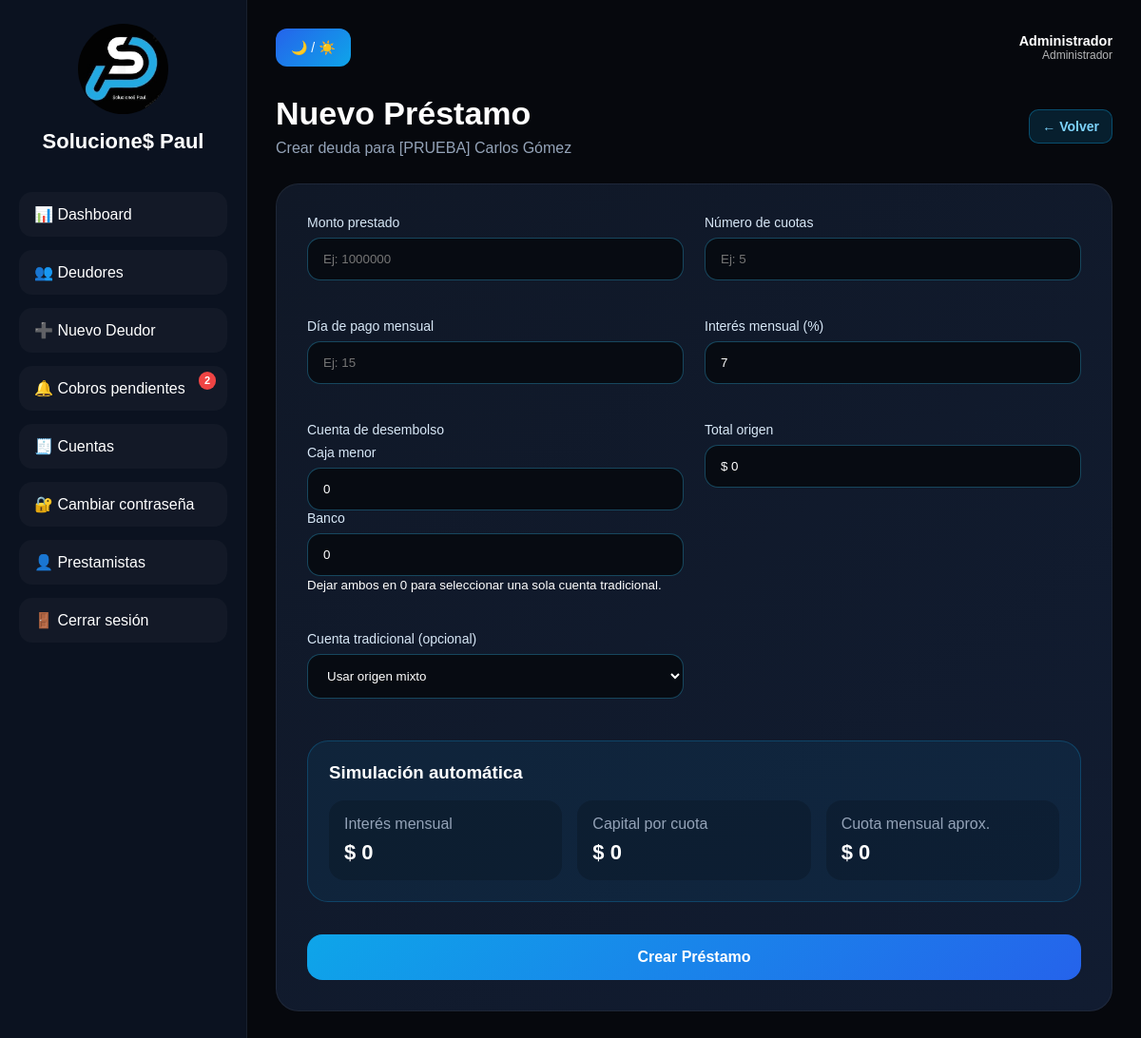
The app's page /prestamo/nuevo/2 (signed in) with its own data.
### models.py (models this page shows)
class Usuario(db.Model, UserMixin):
    __tablename__ = "usuarios"
    id = db.Column(db.Integer, primary_key=True)
    nombre = db.Column(db.String(100), nullable=False)
    usuario = db.Column(db.String(80), unique=True, nullable=False)
    password_hash = db.Column(db.String(255), nullable=False)
    rol = db.Column(db.String(20), nullable=False, default="prestamista")
    activo = db.Column(db.Boolean, nullable=False, default=True)
    creado_en = db.Column(db.DateTime, default=datetime.utcnow)
    deudores = db.relationship("Deudor", backref="propietario", lazy=True)
    cuentas = db.relationship("CuentaContable", backref="propietario", lazy=True)
    @property
    def es_admin(self):
        return self.rol == "admin"
    @property
    def is_active(self):
        return self.activo

class Deudor(db.Model):
    __tablename__ = "deudores"
    id = db.Column(db.Integer, primary_key=True)
    usuario_id = db.Column(db.Integer, db.ForeignKey("usuarios.id"), nullable=True, index=True)
    nombre = db.Column(db.String(150), nullable=True)
    cedula = db.Column(db.String(50), unique=True, nullable=True)
    telefono = db.Column(db.String(50), nullable=True)
    direccion = db.Column(db.String(200))
    correo = db.Column(db.String(120))
    referencia = db.Column(db.String(150))
    nota = db.Column(db.Text)
    creado_en = db.Column(db.DateTime, default=datetime.utcnow)
    prestamos = db.relationship(
        "Prestamo",
        backref="deudor",
        lazy=True,
        cascade="all, delete-orphan"
    )

### app.py (the view, shortened to what this page needs)
@app.route("/prestamo/nuevo/<int:deudor_id>", methods=["GET", "POST"])
@login_required
def nuevo_prestamo(deudor_id):
    deudor = deudor_visible_o_404(deudor_id)
    propietario = deudor.propietario
    cuentas = obtener_cuentas_contables(propietario)
    return render_template("nuevo_prestamo.html", deudor=deudor, cuentas=cuentas)

### app.py (called while the page is built)
def csrf_token():
    if "_csrf_token" not in session:
        session["_csrf_token"] = secrets.token_urlsafe(32)
    return session["_csrf_token"]

@app.before_request
def validar_csrf():
    if app.config.get("TESTING"):
        return
    if request.method in ("POST", "PUT", "PATCH", "DELETE"):
        esperado = session.get("_csrf_token", "")
        recibido = request.form.get("csrf_token", "") or request.headers.get("X-CSRF-Token", "")
        if not esperado or not hmac.compare_digest(esperado, recibido):
            abort(400, description="La sesión del formulario venció. Recarga la página e inténtalo nuevamente.")

@app.after_request
def agregar_cabeceras_seguridad(response):
    response.headers["X-Content-Type-Options"] = "nosniff"
    response.headers["X-Frame-Options"] = "DENY"
    response.headers["Referrer-Policy"] = "strict-origin-when-cross-origin"
    response.headers["Permissions-Policy"] = "camera=(), microphone=(), geolocation=()"
    if app.config["SESSION_COOKIE_SECURE"]:
        response.headers["Strict-Transport-Security"] = "max-age=31536000; includeSubDomains"
    return response

@login_manager.user_loader
def load_user(user_id):
    return Usuario.query.get(int(user_id))

def deudor_visible_o_404(deudor_id):
    query = Deudor.query.filter_by(id=deudor_id)
    if not current_user.es_admin:
        query = query.filter_by(usuario_id=current_user.id)
    return query.first_or_404()

def obtener_cuotas_urgentes():
    hoy = date.today()
    manana = hoy + timedelta(days=1)
    query = Cuota.query.join(Prestamo).join(Deudor)
    if not current_user.es_admin:
        query = query.filter(Deudor.usuario_id == current_user.id)
    cuotas_urgentes = query.filter(
        Cuota.estado.notin_(["pagada"]),
        (
            (Cuota.fecha_vencimiento == manana) |
            (Cuota.fecha_vencimiento == hoy) |
            (Cuota.fecha_vencimiento < hoy)
        )
    ).all()
    return hoy, manana, cuotas_urgentes

@app.context_processor
def inject_notificaciones_count():
    if current_user.is_authenticated:
        _, _, cuotas_urgentes = obtener_cuotas_urgentes()
        return {"notificaciones_count": len(cuotas_urgentes)}
    return {"notificaciones_count": 0}

@app.before_request
def preparar_base_de_datos():
    global _esquema_preparado
    if not _esquema_preparado:
        asegurar_esquema()
        crear_admin()
        asignar_datos_existentes_al_admin()
        _esquema_preparado = True

### templates/nuevo_prestamo.html (shortened to what this page needs)
{% extends "base.html" %}
{% block content %}
<section class="page-section">
    <div class="page-header">
        <div>
            <h1>{% if prestamo %}Editar Préstamo{% else %}Nuevo Préstamo{% endif %}</h1>
            <p>{% if prestamo %}Actualiza el préstamo de {{ deudor.nombre }}{% else %}Crear deuda para {{ deudor.nombre }}{% endif %}</p>
        </div>
        <a href="{{ url_for('detalle_deudor', deudor_id=deudor.id) }}" class="btn-small">
            ← Volver
        </a>
    </div>
    <div class="form-card">
        <form method="POST" {% if prestamo %}action="{{ url_for('editar_prestamo', prestamo_id=prestamo.id) }}"{% endif %}>
            <div class="form-grid">
                <div class="form-group">
                    <label>Monto prestado</label>
                    <input type="number" name="monto" id="monto" placeholder="Ej: 1000000" value="{{ prestamo.monto if prestamo else '' }}" required>
                </div>
                <div class="form-group">
                    <label>Número de cuotas</label>
                    <input type="number" name="numero_cuotas" id="numero_cuotas" placeholder="Ej: 5" value="{{ prestamo.numero_cuotas if prestamo else '' }}" required>
                </div>
                <div class="form-group">
                    <label>Día de pago mensual</label>
                    <input type="number" name="dia_pago" min="1" max="31" placeholder="Ej: 15" value="{{ prestamo.dia_pago if prestamo else '' }}" required>
                </div>
                <div class="form-group">
                    <label>Interés mensual (%)</label>
                    <input
                        type="number"
                        name="interes_mensual"
                        id="interes_mensual"
                        placeholder="Ej: 7"
                        min="0"
                        max="100"
                        step="0.1"
                        value="{{ prestamo.interes_mensual if prestamo else 7 }}"
                        required
                    >
                </div>
                <div class="form-group">
                    <label>Cuenta de desembolso</label>
                    <div class="split-origins">
                        <div>
                            <label>Caja menor</label>
                            <input type="number" name="monto_caja_menor" id="monto_caja_menor" step="0.01" min="0" placeholder="0" value="0">
                        </div>
                        <div>
                            <label>Banco</label>
                            <input type="number" name="monto_banco" id="monto_banco" step="0.01" min="0" placeholder="0" value="0">
                        </div>
                    </div>
                    <small>Dejar ambos en 0 para seleccionar una sola cuenta tradicional.</small>
                </div>
                <div class="form-group">
                    <label>Total origen</label>
                    <input type="text" id="total_origen" readonly value="$0">
                </div>
                <div class="form-group">
                    <label>Cuenta tradicional (opcional)</label>
                    <select name="cuenta_desembolso" id="cuenta_desembolso">
                        <option value="">Usar origen mixto</option>
                    </select>
                </div>
            </div>
            <div class="simulator-card">
                <h3>Simulación automática</h3>
                <div class="simulator-grid">
                    <div>
                        <span>Interés mensual</span>
                        <strong id="interes_preview">$0</strong>
                    </div>
                    <div>
                        <span>Capital por cuota</span>
                        <strong id="capital_preview">$0</strong>
                    </div>
                    <div>
                        <span>Cuota mensual aprox.</span>
                        <strong id="cuota_preview">$0</strong>
                    </div>
                </div>
            </div>
            <button type="submit" class="btn-primary">
                {% if prestamo %}Actualizar Préstamo{% else %}Crear Préstamo{% endif %}
            </button>
        </form>
    </div>
</section>
{% endblock %}

### templates/base.html (shortened to what this page needs)
<!DOCTYPE html>
<html lang="es">
<head>
    <link rel="stylesheet" href="{{ url_for('static', filename='css/estilos.css') }}">
</head>
<body class="dark-mode">
    <div class="app-container">
        <aside class="sidebar">
            <div class="logo-area">
                <img src="{{ url_for('static', filename='img/logo.jpeg') }}" alt="Logo">
                <h2>Solucione$ Paul</h2>
            </div>
            <nav class="menu">
                <a href="{{ url_for('dashboard') }}" data-label="Dashboard">
                    📊 Dashboard
                </a>
                <a href="{{ url_for('deudores') }}" data-label="Deudores">
                    👥 Deudores
                </a>
                <a href="{{ url_for('nuevo_deudor') }}" data-label="Nuevo Deudor">
                    ➕ Nuevo Deudor
                </a>
                <a href="{{ url_for('notificaciones') }}" data-label="Notificaciones" class="nav-notif">
                    🔔 Cobros pendientes
                    {% if notificaciones_count > 0 %}
                        <span class="notif-badge">{{ notificaciones_count }}</span>
                    {% endif %}
                </a>
                <a href="{{ url_for('cuentas') }}" data-label="Cuentas">
                    🧾 Cuentas
                </a>
                <a href="{{ url_for('seguridad_perfil') }}" data-label="Seguridad">
                    🔐 Cambiar contraseña
                </a>
                {% if current_user.es_admin %}
                <a href="{{ url_for('prestamistas') }}" data-label="Prestamistas">
                    👤 Prestamistas
                </a>
                {% endif %}
                <form method="POST" action="{{ url_for('logout') }}" class="logout-form">
                    <button type="submit" data-label="Cerrar sesión">🚪 Cerrar sesión</button>
                </form>
            </nav>
        </aside>
        <main class="main-content">
            <header class="topbar">
                <button id="theme-toggle">
                    🌙 / ☀️
                </button>
                <div class="session-user">
                    <strong>{{ current_user.nombre }}</strong>
                    <span>{{ "Administrador" if current_user.es_admin else "Prestamista" }}</span>
                </div>
            </header>
            {% block content %}
            {% endblock %}
        </main>
    </div>
</body>
</html>

### static/css/estilos.css (style rules this page uses)
* { margin: 0; padding: 0; box-sizing: border-box; }
body { font-family: Arial, Helvetica, sans-serif; }
.session-user { margin-left: auto; display: flex; flex-direction: column; text-align: right; font-size: .9rem; }
.session-user span { opacity: .7; font-size: .75rem; }
.logout-form { margin: 0; }
.menu .logout-form button { width: 100%; border: 0; cursor: pointer; text-align: left; font: inherit; }
.dark-mode { background: #06080d; color: #ffffff; }
.form-group { text-align: left; margin-bottom: 18px; }
.form-group label { display: block; margin-bottom: 8px; color: #d8e8f7; font-size: 14px; }
.form-group input, .form-group textarea, .form-group select { width: 100%; padding: 14px 16px; border-radius: 14px; border: 1px solid rgba(52, 183, 235, 0.35); background: #070b12; color: #fff; outline: none; }
.btn-primary { width: 100%; border: none; padding: 15px 18px; border-radius: 16px; background: linear-gradient(135deg, #0ea5e9, #2563eb); color: white; font-weight: 700; cursor: pointer; font-size: 16px; margin-top: 8px; }
.app-container { display: flex; min-height: 100vh; }
.sidebar { width: 260px; background: #0b1220; border-right: 1px solid rgba(255,255,255,0.06); padding: 25px 20px; flex-shrink: 0; transition: width 0.3s ease; }
.logo-area { text-align: center; margin-bottom: 40px; }
.logo-area img { width: 95px; height: 95px; border-radius: 50%; object-fit: cover; margin-bottom: 12px; transition: width 0.3s, height 0.3s; }
.logo-area h2 { font-size: 22px; transition: opacity 0.2s; }
.menu { display: flex; flex-direction: column; gap: 14px; }
.menu a, .menu .logout-form button { text-decoration: none; color: white; padding: 14px 16px; border-radius: 14px; transition: background 0.3s ease; background: rgba(255,255,255,0.03); display: flex; align-items: center; gap: 10px; white-space: nowrap; overflow: hidden; }
.main-content { flex: 1; padding: 30px; min-width: 0; }
.topbar { display: flex; justify-content: flex-end; align-items: center; gap: 12px; margin-bottom: 30px; }
#theme-toggle { border: none; padding: 12px 16px; border-radius: 12px; cursor: pointer; background: linear-gradient(135deg, #2563eb, #0ea5e9); color: white; font-size: 14px; }
.page-section { width: 100%; }
.page-header { display: flex; justify-content: space-between; align-items: center; gap: 18px; margin-bottom: 28px; }
.page-header h1 { font-size: 34px; margin-bottom: 8px; }
.page-header p { color: #94a3b8; }
.btn-small { display: inline-block; text-decoration: none; padding: 9px 13px; border-radius: 10px; background: rgba(14, 165, 233, 0.15); border: 1px solid rgba(14, 165, 233, 0.35); color: #7dd3fc; font-weight: 600; font-size: 14px; }
.form-card { background: linear-gradient(145deg, #101827, #111c31); border-radius: 24px; padding: 32px; border: 1px solid rgba(255,255,255,0.06); max-width: 940px; margin-top: 20px; }
.form-grid { display: grid; grid-template-columns: repeat(2, minmax(0, 1fr)); gap: 22px; }
.simulator-card { margin: 26px 0; background: rgba(14, 165, 233, 0.08); border: 1px solid rgba(14, 165, 233, 0.25); border-radius: 22px; padding: 22px; }
.simulator-card h3 { margin-bottom: 18px; }
.simulator-grid { display: grid; grid-template-columns: repeat(3, 1fr); gap: 16px; }
.simulator-grid div { background: rgba(0,0,0,0.18); border-radius: 16px; padding: 16px; }
.simulator-grid span { display: block; color: #94a3b8; margin-bottom: 8px; }
.simulator-grid strong { font-size: 22px; }
.nav-notif { position: relative; }
.notif-badge { position: absolute; top: 6px; right: 12px; background: #ef4444; color: #fff; font-size: 11px; font-weight: 700; border-radius: 999px; padding: 1px 6px; line-height: 1.5; }

### records on screen
Usuario: nombre "Administrador", rol "Administrador"
Deudor: nombre "[PRUEBA] Carlos Gómez"

### other values on screen
{{ notificaciones_count }} "2"
